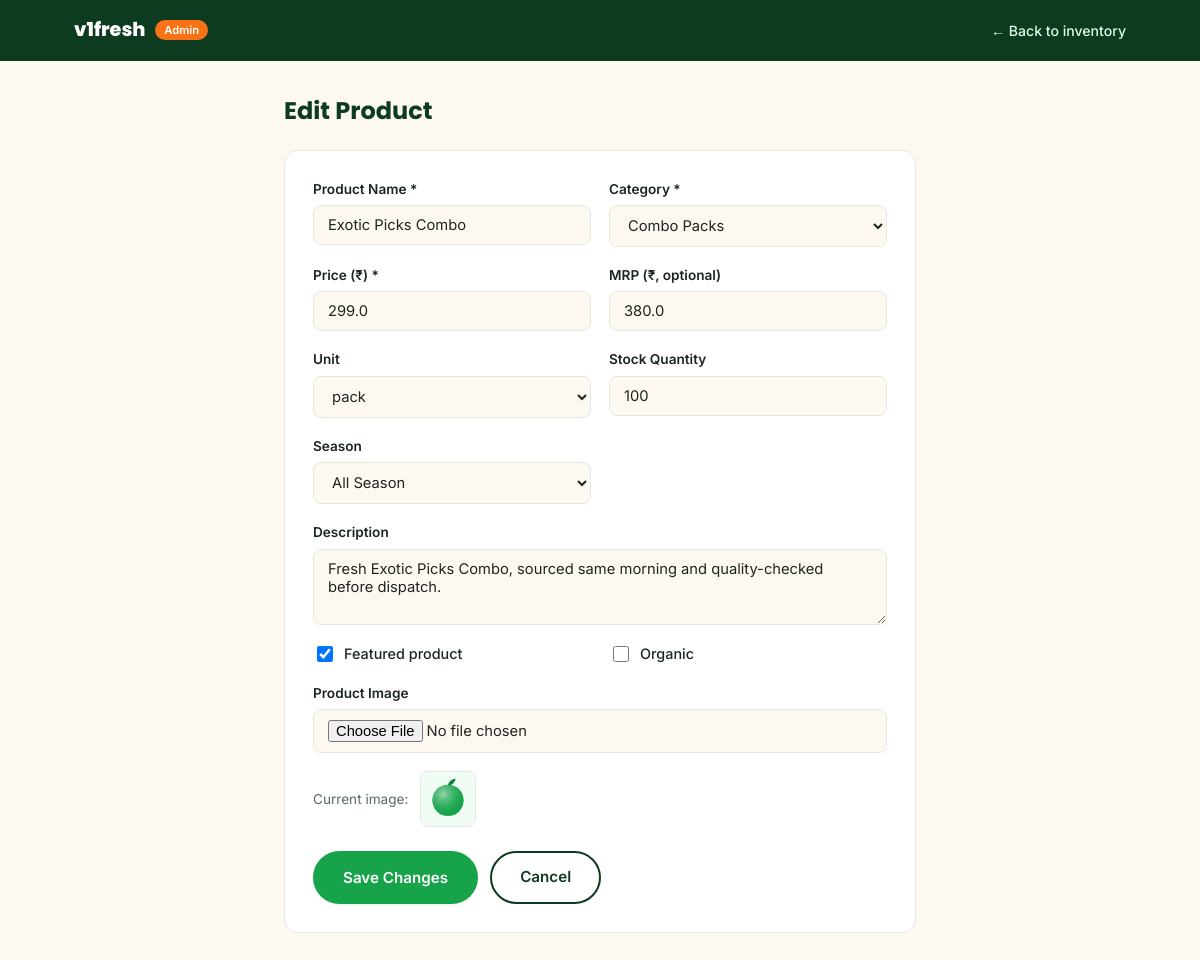
The app's page /admin/product/117/edit with its own data.
### models.py (models this page shows, shortened)
class Product(db.Model):
    __tablename__ = "products"
    id = db.Column(db.Integer, primary_key=True)
    name = db.Column(db.String(120), nullable=False)
    slug = db.Column(db.String(120), unique=True, nullable=False)
    category_id = db.Column(db.Integer, db.ForeignKey("categories.id"), nullable=False)
    price = db.Column(db.Float, nullable=False)           # current selling price
    mrp = db.Column(db.Float, nullable=True)               # original/strike-through price
    unit = db.Column(db.String(30), nullable=False, default="kg")  # kg, dozen, piece, bunch, gram
    image = db.Column(db.String(255), nullable=False, default="")
    description = db.Column(db.Text, nullable=True)
    stock = db.Column(db.Integer, nullable=False, default=100)
    is_featured = db.Column(db.Boolean, default=False)
    is_organic = db.Column(db.Boolean, default=False)
    season = db.Column(db.String(20), nullable=False, default="all-season")  # winter, summer, monsoon, all-season
    rating = db.Column(db.Float, default=4.5)
    created_at = db.Column(db.DateTime, default=datetime.utcnow)

### routes/admin.py (the view, shortened to what this page needs)
@admin_bp.route("/product/<int:product_id>/edit", methods=["GET", "POST"])
def edit_product(product_id):
    product = Product.query.get_or_404(product_id)
    categories = Category.query.order_by(Category.sort_order).all()
    return render_template("admin/product_form.html", categories=categories, product=product, mode="edit")

### templates/admin/product_form.html (shortened to what this page needs)
<!DOCTYPE html>
<html lang="en">
<head>
    <link rel="stylesheet" href="{{ url_for('static', filename='css/style.css') }}">
    <link rel="stylesheet" href="{{ url_for('static', filename='css/admin.css') }}">
</head>
<body class="admin-body">
    <header class="admin-topbar">
        <div class="admin-topbar-inner">
            <span class="admin-brand"><span class="brand-mark">v1</span><span class="brand-rest">fresh</span> <span class="admin-tag">Admin</span></span>
            <a href="{{ url_for('admin.dashboard') }}" class="admin-back-link">← Back to inventory</a>
        </div>
    </header>
    <main class="admin-main admin-main-narrow">
        <h1>{{ "Edit Product" if mode == "edit" else "Add New Product" }}</h1>
        <form class="admin-form" method="post" enctype="multipart/form-data">
            <div class="admin-form-grid">
                <label class="admin-field">
                    <span>Product Name *</span>
                    <input type="text" name="name" required value="{{ product.name if product else '' }}">
                </label>
                <label class="admin-field">
                    <span>Category *</span>
                    <select name="category_id" required>
                        {% for cat in categories %}
                        <option value="{{ cat.id }}" {{ "selected" if product and product.category_id == cat.id }}>{{ cat.name }}</option>
                        {% endfor %}
                    </select>
                </label>
                <label class="admin-field">
                    <span>Price (₹) *</span>
                    <input type="number" step="0.01" min="0" name="price" required value="{{ product.price if product else '' }}">
                </label>
                <label class="admin-field">
                    <span>MRP (₹, optional)</span>
                    <input type="number" step="0.01" min="0" name="mrp" value="{{ product.mrp if product and product.mrp else '' }}">
                </label>
                <label class="admin-field">
                    <span>Unit</span>
                    <select name="unit">
                        {% for u in ["kg", "gram", "dozen", "piece", "bunch", "litre", "pack"] %}
                        <option value="{{ u }}" {{ "selected" if product and product.unit == u }}>{{ u }}</option>
                        {% endfor %}
                    </select>
                </label>
                <label class="admin-field">
                    <span>Stock Quantity</span>
                    <input type="number" min="0" name="stock" value="{{ product.stock if product else 0 }}">
                </label>
                <label class="admin-field">
                    <span>Season</span>
                    <select name="season">
                        {% for s in ["winter", "summer", "monsoon", "all-season"] %}
                        <option value="{{ s }}" {{ "selected" if product and product.season == s }}>{{ s.replace('-', ' ')|title }}</option>
                        {% endfor %}
                    </select>
                </label>
            </div>
            <label class="admin-field">
                <span>Description</span>
                <textarea name="description" rows="3">{{ product.description if product and product.description else '' }}</textarea>
            </label>
            <div class="admin-form-grid">
                <label class="admin-checkbox-field">
                    <input type="checkbox" name="is_featured" {{ "checked" if product and product.is_featured }}>
                    <span>Featured product</span>
                </label>
                <label class="admin-checkbox-field">
                    <input type="checkbox" name="is_organic" {{ "checked" if product and product.is_organic }}>
                    <span>Organic</span>
                </label>
            </div>
            <label class="admin-field">
                <span>Product Image {{ "" if mode == "edit" else "" }}</span>
                <input type="file" name="image_file" accept=".png,.jpg,.jpeg,.webp,.gif">
            </label>
            {% if product and product.image %}
            <div class="admin-current-image">
                <span>Current image:</span>
                <img src="{{ product.image }}" alt="{{ product.name }}">
            </div>
            {% endif %}
            <div class="admin-form-actions">
                <button type="submit" class="btn btn-primary">{{ "Save Changes" if mode == "edit" else "Add Product" }}</button>
                <a href="{{ url_for('admin.dashboard') }}" class="btn btn-ghost">Cancel</a>
            </div>
        </form>
    </main>
</body>
</html>

### static/css/style.css (style rules this page uses)
:root { --green-50: #f0fdf4; --green-100: #dcfce7; --green-600: #16a34a; --green-650: #138f42; --green-700: #15803d; --green-900: #0d3b1f; --footer-navy: #0f172a; --cream: #fef9f0; --white: #ffffff; --ink: #1c2620; --ink-soft: #5b6b60; --border: #e4e9e1; --orange: #f97316; --orange-dark: #c2410c; --amber: #fbbf24; --red: #dc2626; --radius-sm: 8px; --radius-md: 14px; --radius-lg: 24px; --shadow-sm: 0 1px 3px rgba(13, 59, 31, 0.08); --shadow-md: 0 8px 24px rgba(13, 59, 31, 0.10); --shadow-lg: 0 16px 40px rgba(13, 59, 31, 0.14); --font-display: 'Poppins', sans-serif; --font-body: 'Inter', sans-serif; }
* { box-sizing: border-box; }
html { scroll-behavior: smooth; }
body { margin: 0; font-family: var(--font-body); color: var(--ink); background: var(--cream); line-height: 1.5; -webkit-font-smoothing: antialiased; }
h1, h2, h3, h4 { font-family: var(--font-display); color: var(--green-900); margin: 0 0 0.4em; line-height: 1.2; }
a { text-decoration: none; color: inherit; }
img { max-width: 100%; display: block; }
button { font-family: inherit; cursor: pointer; }
.btn { display: inline-flex; align-items: center; justify-content: center; gap: 8px; padding: 13px 28px; border-radius: 999px; font-weight: 600; font-size: 0.95rem; border: 2px solid transparent; transition: transform 0.15s ease, box-shadow 0.15s ease, background 0.15s ease; }
.btn-primary { background: var(--green-600); color: var(--white); box-shadow: var(--shadow-sm); }
.btn-ghost { background: transparent; border-color: var(--green-900); color: var(--green-900); }
.brand-mark { color: var(--white); }
.brand-rest { color: var(--white); }

### static/css/admin.css (style rules this page uses)
.admin-body { background: var(--cream); }
.admin-topbar { background: var(--green-900); padding: 16px 0; }
.admin-topbar-inner { max-width: 1100px; margin: 0 auto; padding: 0 24px; display: flex; justify-content: space-between; align-items: center; }
.admin-brand { font-family: var(--font-display); font-weight: 800; font-size: 1.2rem; color: var(--white); }
.admin-brand .brand-mark { color: var(--white); }
.admin-brand .brand-rest { color: var(--white); }
.admin-tag { font-family: var(--font-body); font-weight: 600; font-size: 0.7rem; background: var(--orange); color: var(--white); padding: 3px 9px; border-radius: 999px; margin-left: 6px; vertical-align: middle; }
.admin-back-link { color: var(--green-100); font-size: 0.88rem; font-weight: 500; }
.admin-main { max-width: 1100px; margin: 0 auto; padding: 36px 24px 60px; }
.admin-main-narrow { max-width: 680px; }
.admin-main h1 { font-size: 1.5rem; margin-bottom: 24px; }
.admin-form { background: var(--white); border: 1px solid var(--border); border-radius: var(--radius-md); padding: 28px; display: flex; flex-direction: column; gap: 18px; }
.admin-form-grid { display: grid; grid-template-columns: 1fr 1fr; gap: 18px; }
.admin-field { display: flex; flex-direction: column; gap: 6px; font-size: 0.85rem; font-weight: 600; color: var(--ink); }
.admin-field input, .admin-field select, .admin-field textarea { font-family: inherit; font-size: 0.92rem; font-weight: 400; padding: 10px 14px; border: 1.5px solid var(--border); border-radius: var(--radius-sm); background: var(--cream); color: var(--ink); }
.admin-checkbox-field { display: flex; align-items: center; gap: 8px; font-size: 0.9rem; font-weight: 500; color: var(--ink); }
.admin-checkbox-field input { width: 16px; height: 16px; }
.admin-current-image { display: flex; align-items: center; gap: 12px; font-size: 0.85rem; color: var(--ink-soft); }
.admin-current-image img { width: 56px; height: 56px; object-fit: cover; border-radius: var(--radius-sm); border: 1px solid var(--border); }
.admin-form-actions { display: flex; gap: 12px; margin-top: 6px; }

### records on screen
Product: name "Exotic Picks Combo", price "299.0", mrp "380.0", stock "100", description "Fresh Exotic Picks Combo, sourced same morning and quality-checked before dispatch.", image (placeholder picture)

### other values on screen
{{ "Edit Product" if mode == "edit" else "Add New Product" }} "Edit Product"
{{ "Save Changes" if mode == "edit" else "Add Product" }} "Save Changes"
form field category_id "Combo Packs"
form field unit "pack"
form field season "All Season"
